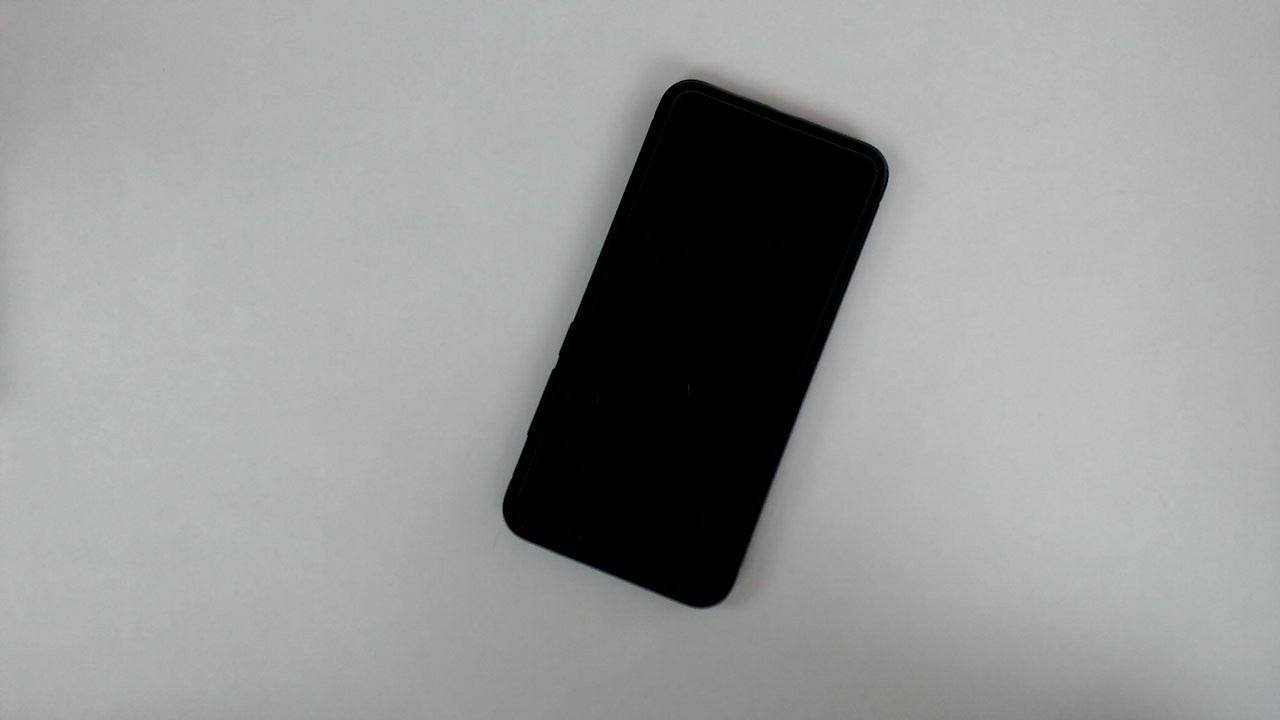
#> input picture pysource/phone.jpg, 1280 x 720 px, given in place of the camera
$ python capturetest.py
#> lines starting #> are read from the running program, lines starting #| are printed output that depends on the picture; after the words box and inside, x2 and y2 are one past the last pixel; in counts of white or black regions, pixels touching at a corner belong together
#> further down, img is the input picture: shape (720, 1280, 3); mean B, G, R 151, 151.5, 150.2
from scipy.spatial import distance as dist
from imutils import perspective
from imutils import contours
import numpy as np
import argparse
import imutils
import cv2
import matplotlib.pyplot as plt
from imutils import paths
from object_detector import *

def detect_objects(frame):
		# Convert Image to grayscale
		gray = cv2.cvtColor(frame, cv2.COLOR_BGR2GRAY)

		# Create a Mask with adaptive threshold
		mask = cv2.adaptiveThreshold(gray, 255, cv2.ADAPTIVE_THRESH_MEAN_C, cv2.THRESH_BINARY_INV, 19, 5)
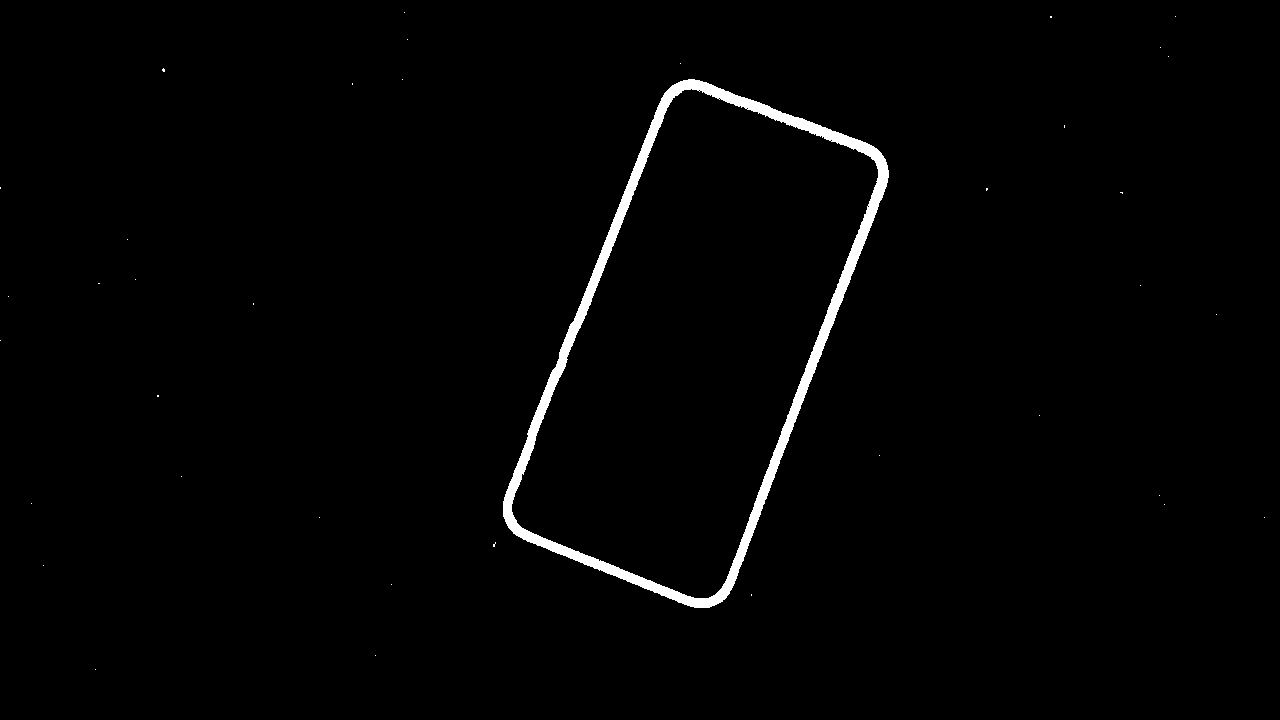
#> mask: shape (720, 1280); 1.5% white; 38 white regions (37 under 20 px), largest, box (x1, y1, x2, y2) and area: (503, 79, 889, 608) 13587

		edged = cv2.dilate(mask, None, iterations=3)
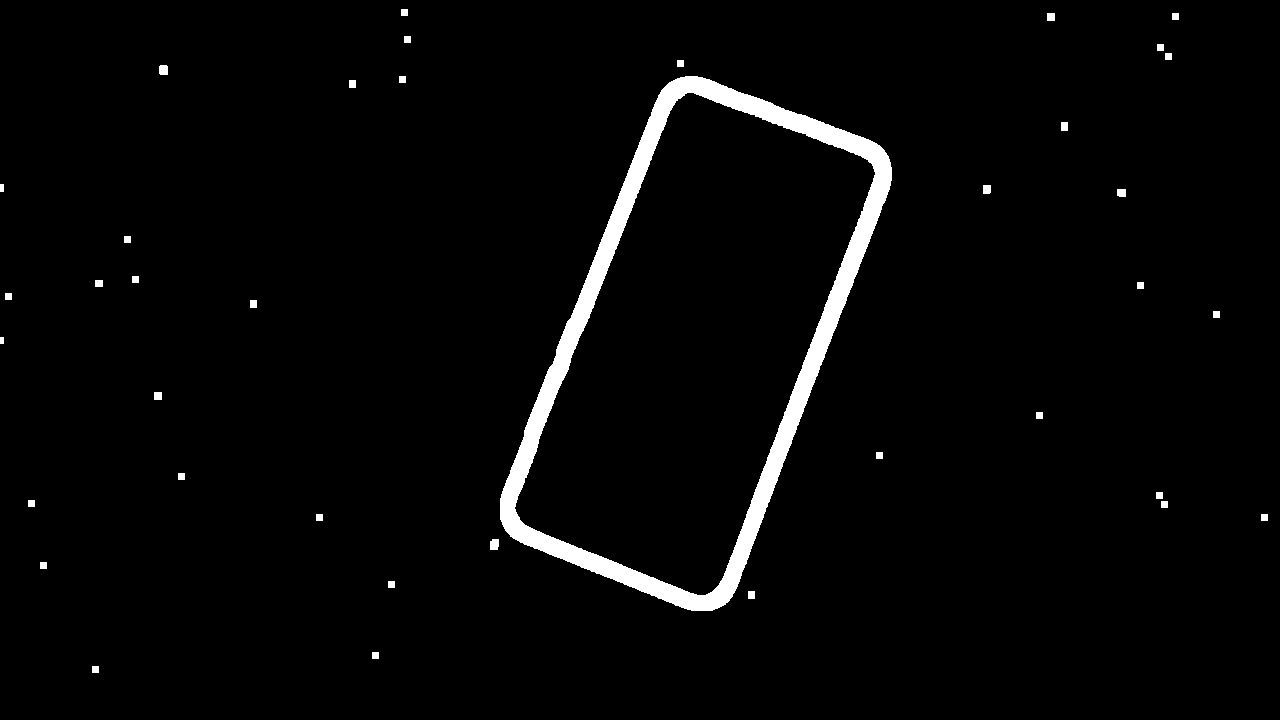
#> edged: shape (720, 1280); 2.9% white; 38 white regions, largest, box (x1, y1, x2, y2) and area: (500, 76, 892, 611) 24358, (490, 539, 499, 550) 92, (159, 65, 168, 75) 87
		edged = cv2.erode(edged, None, iterations=3)
#> edged: shape (720, 1280); 1.5% white; 38 white regions (37 under 20 px)

		# Find contours
		contours, _ = cv2.findContours(edged, cv2.RETR_EXTERNAL, cv2.CHAIN_APPROX_SIMPLE)
#> contours = 38 contours, 37 with area under 20; largest, box (x1, y1, x2, y2) and area: (503, 79, 889, 608) 118882

		#cv2.imshow("mask", mask)
		objects_contours = []

		for cnt in contours:
			area = cv2.contourArea(cnt)
			if area > 2000:
				#cnt = cv2.approxPolyDP(cnt, 0.03*cv2.arcLength(cnt, True), True)
				objects_contours.append(cnt)
#> this loop made 38 passes
#> area on pass 29: 118881.5
#> after the loop, objects_contours = 1 contour; box (x1, y1, x2, y2) and area: (503, 79, 889, 608) 118882

		return objects_contours,mask,edged

webcam = True
path = '1.jpg'
cap = cv2.VideoCapture(0)
cap.set(10,160)
cap.set(3,1920)
cap.set(4,1080)
scale = 3
wP = 210 *scale
hP= 297 *scale


while True:
	_, img = cap.read()

	contours,mask,edged = detect_objects(img)
#> contours has the same summary as objects_contours in detect_objects

	for cnt in contours:
		# Get rect
		rect = cv2.minAreaRect(cnt)
		(x, y), (w, h), angle = rect


		# Display rectangle
		box = cv2.boxPoints(rect)
		box = np.int0(box)

		cv2.circle(img, (int(x), int(y)), 5, (0, 0, 255), -1)
		cv2.polylines(img, [box], True, (255, 0, 0), 2)
		cv2.putText(img, "Width {} px".format(round(w, 1)), (int(x - 100), int(y - 20)), cv2.FONT_HERSHEY_PLAIN, 2, (100, 200, 0), 2)
		cv2.putText(img, "Height {} px".format(round(h, 1)), (int(x - 100), int(y + 15)), cv2.FONT_HERSHEY_PLAIN, 2, (100, 200, 0), 2)
#> this loop made 1 pass
#> (x, y, w, h, angle, box) on pass 1: (694, 342.3, 496.5, 247.3, -69.05, [[720, 618], [489, 529], [667, 66], [898, 154]])
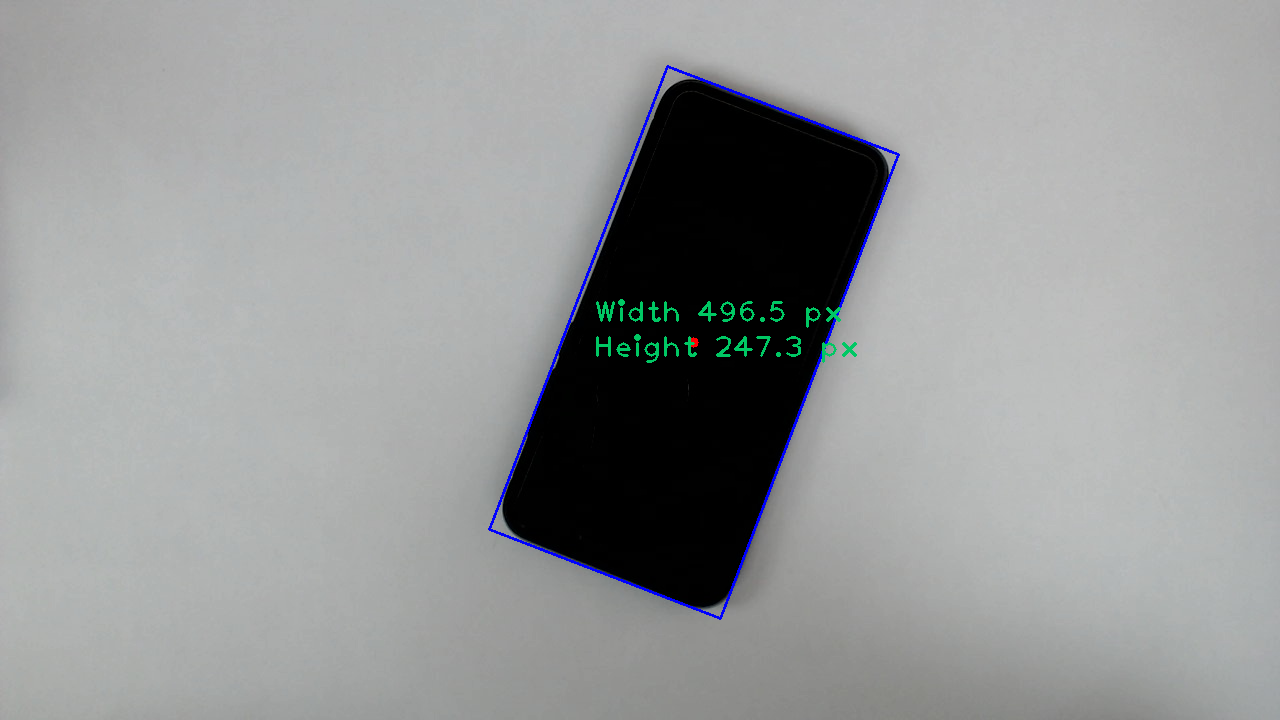
#> img: shape (720, 1280, 3); 0.74% of pixels changed, all inside (x1, y1, x2, y2) = (488, 65, 900, 620)


	img = cv2.resize(img,(0,0),None,0.5,0.5)
#> img: shape (360, 640, 3)
	mask = cv2.resize(mask,(0,0),None,0.5,0.5)
#> mask: shape (360, 640)
	edged = cv2.resize(edged,(0,0),None,0.5,0.5)
#> edged: shape (360, 640)
	cv2.imshow('edged',edged)
	cv2.imshow('mask',mask)
	cv2.imshow('Image',img)
	if cv2.waitKey(1)& 0xFF == ord('q'):
#> (key q is pressed here)
		break
